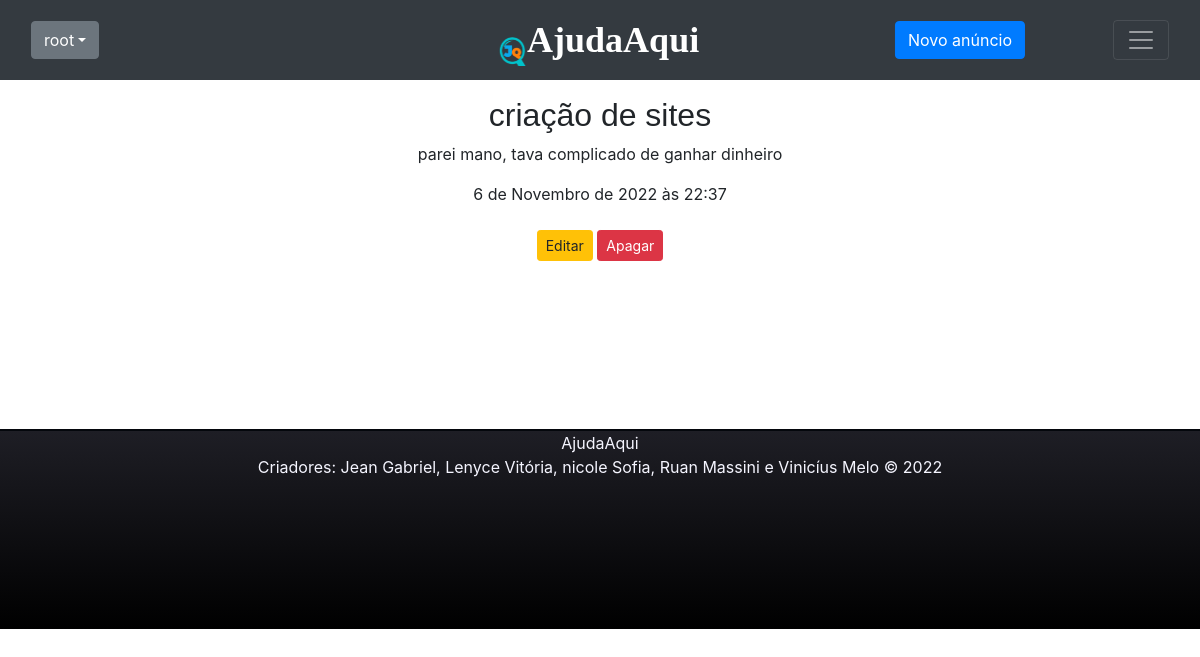
The page /anuncio/1/ (signed in) on the database as committed earlier.
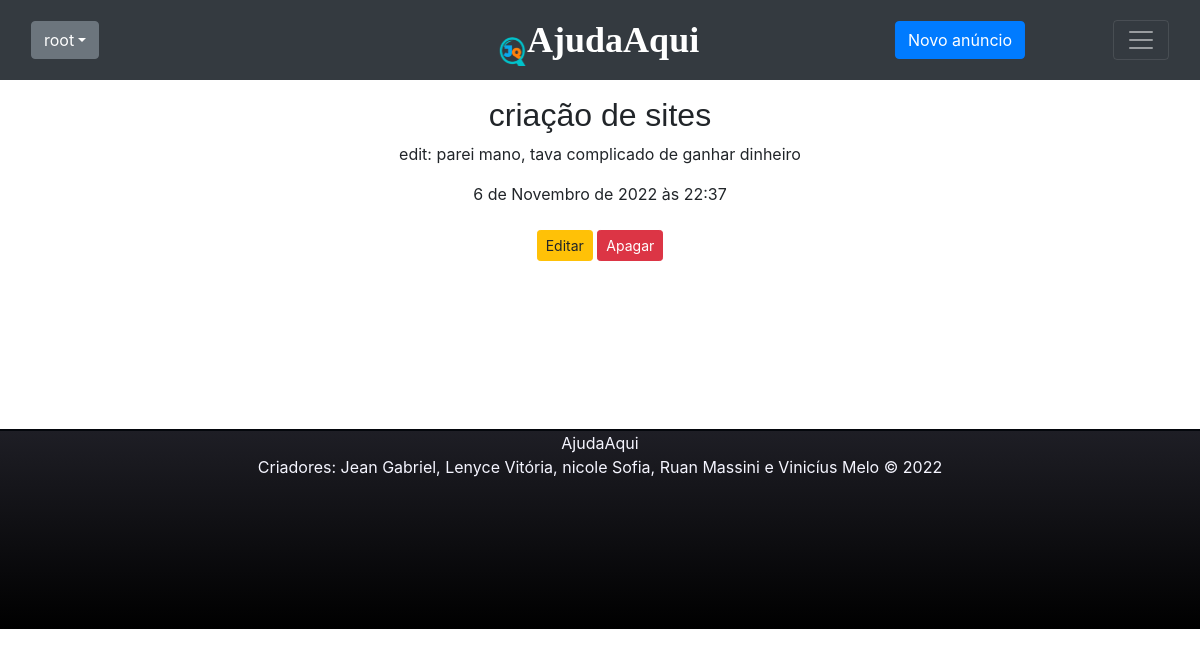
The same page on the database as committed later.
### anuncio/models.py (models this page shows, shortened)
class Anuncio(models.Model):
    autor = models.ForeignKey(User,  on_delete=models.CASCADE)
    tipoSv = models.CharField(max_length=200, verbose_name='Tipo de Serviço:')
    descSv = models.TextField(verbose_name='Descrição:')
    data_publicacao = models.DateTimeField(auto_now_add=True)
    email = models.EmailField(verbose_name='Email:')
    endereco = models.CharField(max_length=50, verbose_name='Endereço:')
    telefone = models.CharField(max_length=20, verbose_name='Telefone:')

### anuncio/views.py (the view)
# urls.py: path('anuncio/<int:pk>/', views.AnuncioDetail.as_view(), name='anuncioDetail'),
class AnuncioDetail(GroupRequiredMixin, LoginRequiredMixin, DetailView):
    login_url = reverse_lazy('login')
    group_required = [u"Admin", u"User"]
    model = Anuncio

### anuncio/templates/anuncio/anuncio_detail.html (shortened to what this page needs)
{% extends "anuncio/base.html" %}
{% block content %}
<br>
   {% if request.user.is_authenticated %}
        <div class="col-md-5 mx-auto">
            {% if anuncio.data_publicacao %}
                <h2 style="text-align: center">{{ anuncio.tipoSv }}</h2>
                <p style="text-align: center">{{ anuncio.descSv|linebreaksbr }}</p>
                <div class="data" style="text-align: center">
                    {{ anuncio.data_publicacao}}
                </div>
            {% endif %}
            <br>
            <div class="alhinhar" style="text-align: center">
                <a class="btn btn-warning btn-sm" href="{% url 'anuncio:anuncioEdit' pk=anuncio.id %}">Editar</a>
                <a class="btn btn-danger btn-sm" href="{% url 'anuncio:anuncioDelete' pk=anuncio.id %}">Apagar</a>
             </div>
        </div>
    {% endif %}
    <br>
    <br>
    <br>
    <br>
    <br>
    <br>
    <br>
{% endblock %}

Rows that differ between the two databases and show on the page:
changed Anuncio "criação de sites": descSv "parei mano, tava complicado de ganhar dinheiro" → "edit: parei mano, tava complicado de ganhar dinheiro"
